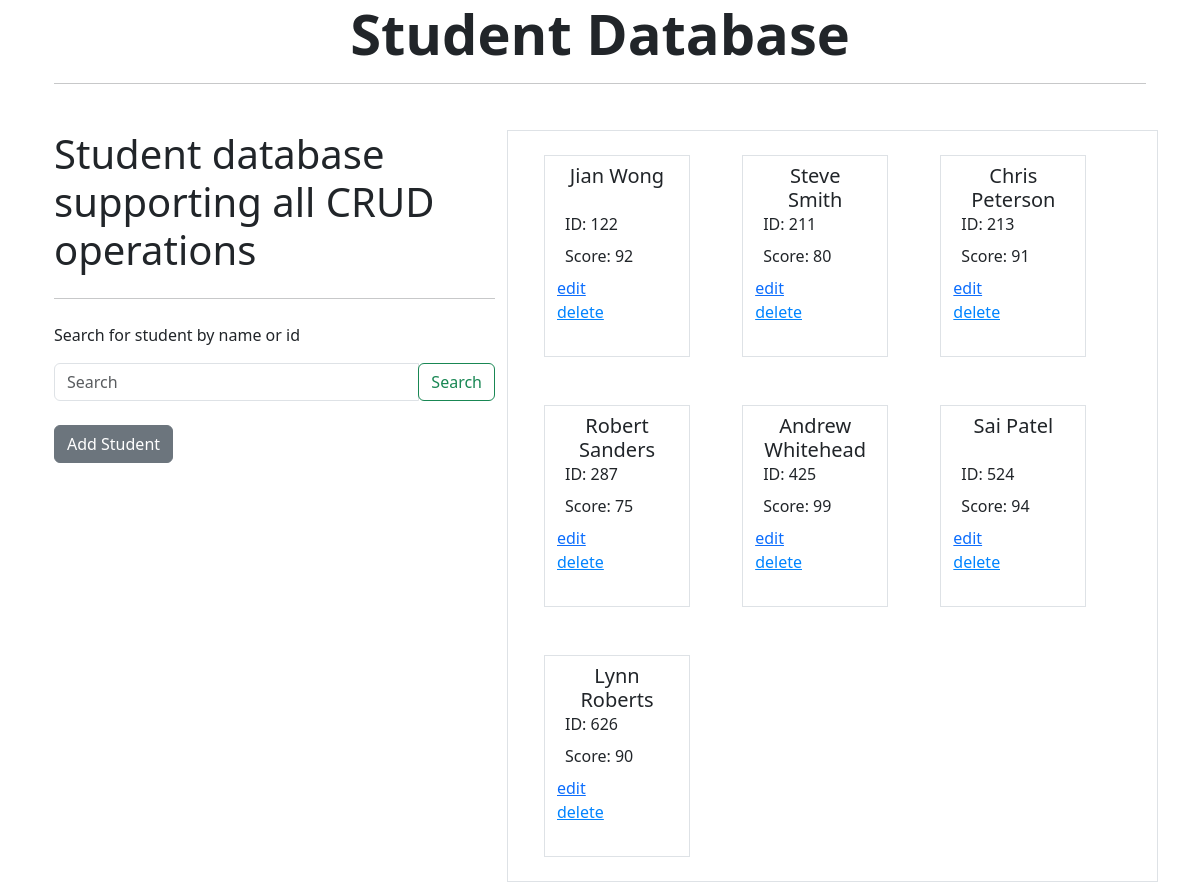
The page / on the database its author committed.
### tables this page shows
CREATE TABLE students (
    id INTEGER NOT NULL PRIMARY KEY,
	student_name TEXT NOT NULL,
    points INTEGER
);

### app.py (the view)
@app.route("/")
def interface():
    db = db_connect()
    students = db.execute('SELECT * FROM students').fetchall()
    db.close()
    return render_template("interface.html", students=students)

### app.py (called while the page is built)
def db_connect():
    dbcnct = sqlite3.connect('student.db')
    dbcnct.row_factory = sqlite3.Row
    return dbcnct

### templates/interface.html (shortened to what this page needs)
{% extends 'layout.html' %}
{% block body %}
<div class="row">
    <div class="col-5">
        <div>
            <h1 class="display-6">Student database supporting all CRUD operations</h1>
            <hr class="my-4">
            <p>Search for student by name or id</p>
            <form action="{{ url_for('getStudent') }}" method="post">
                <div class="input-group">
                    <input type="text" name="search" class="form-control" placeholder="Search" aria-label="Search" value="{{ request.form['search'] }}">
                    <div class="input-group-append">
                        <button class="btn btn-outline-success my-2 my-sm-0" type="submit">Search</button>
                    </div>
                </div>
            </form>
            <div class="mt-4">
                <a class="btn btn-secondary" href="/addStudent">Add Student</a>
            </div>
        </div>
    </div>
    <div class="col-7 container border">
        {% for student in students %}
            <div class="d-inline-block m-4 border">
                <div class="container" style="width: 12vw; height: 25vh;">
                    <span style="position:absolute; width:10vw">
                    <h5 class="text-center m-2">{{ student['student_name'] }}</h5>
                    </span>
                    <br><br>
                    <p class="m-2">ID: {{ student['id'] }}</p>
                    <p class="m-2">Score: {{ student['points'] }}</p>
                    <span style="width: 12vw;">
                        <form action="{{ url_for('deleteStudent', id=student['id']) }}" method="POST">
                            <a href="{{ url_for('editStudent', id=student['id']) }}" style="margin-right: 4vw;">edit</a>
                            <input class="btn-link" type="submit" value="delete" style="background: none; border: none; padding: 0; color: rgb(1, 132, 255);" onmouseover="this.style.color='#069';" onmouseout="this.style.color='rgb(1, 132, 255)';"
                                    onclick="return confirm('Are you sure you want to delete this student?')">
                        </form>
                    </span>
                </div>
            </div>
        {% endfor %}
    </div>
</div>
{% endblock %}

### templates/layout.html (shortened to what this page needs)
<!doctype html>
<html>
  <head>
    <link href="https://cdn.jsdelivr.net/npm/bootstrap@5.3.0-alpha1/dist/css/bootstrap.min.css" rel="stylesheet">
  </head>
  <body>
    <main role="main" class="container">
      <div class="container">
        <h1 class="text-center display-4 fw-bold">Student Database</h1>
      </div>
      <div class="container">
        <hr style="padding-top: 30px;">
        {% block body %}
        {% endblock %}
      </div>
    </main>
  </body>
</html>

### rows shown on the page
students: student_name "Jian Wong", id "122", points "92"
students: student_name "Steve Smith", id "211", points "80"
students: student_name "Chris Peterson", id "213", points "91"
students: student_name "Robert Sanders", id "287", points "75"
students: student_name "Andrew Whitehead", id "425", points "99"
students: student_name "Sai Patel", id "524", points "94"
students: student_name "Lynn Roberts", id "626", points "90"
